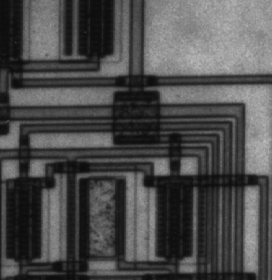
%> input picture Prácticas/Práctica 7/Entrega/circuit.tif, 272 x 280 px
$ octave Ejercicio_14a.m   (GNU Octave 9; MATLAB toolbox functions it lacks are replaced by stand-ins)
%> lines starting %> are read from the running program, lines starting %| are printed output that depends on the picture; in (x1, y1, x2, y2) boxes, pixels count from 0 and x2, y2 are one past the last pixel; in counts of white or black regions, pixels touching at a corner belong together; the program's own positions count from 1
I = imread('circuit.tif');
%> I is the input picture: size 280x272 uint8; min 12, max 191, mean 76.3


% Hacer binaria
nivel = graythresh(I);
%> nivel = 0.333
I = im2bw(I, nivel);
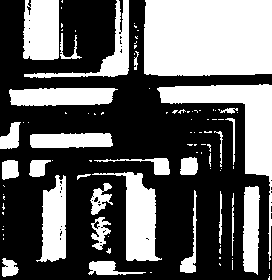
%> I: size 280x272 logical; 39.2% white; 99 white regions (71 under 20 px), largest, box (x1, y1, x2, y2) and area: (144, 0, 272, 76) 9596, (157, 84, 272, 261) 4100, (92, 172, 162, 261) 2462

figure, imshow(I);


% Detectar rectangulos
h = strel('rectangle', [20 15]);
BE = imerode(I, h);
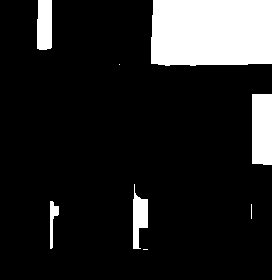
%> BE: size 280x272 logical; 14.1% white; 8 white regions (3 under 20 px), largest, box (x1, y1, x2, y2) and area: (151, 0, 272, 66) 7793, (252, 94, 272, 165) 1409, (37, 0, 52, 50) 723, (133, 184, 148, 249) 596, (50, 201, 59, 249) 209

figure, imshow(BE);


% Dilatar figuras
BD = imdilate(BE, h);
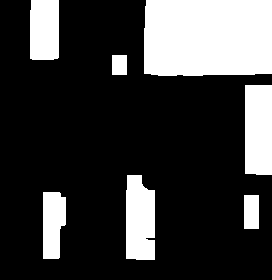
%> BD: size 280x272 logical; 23.8% white; 7 white regions, largest, box (x1, y1, x2, y2) and area: (144, 0, 272, 76) 9581, (245, 85, 272, 175) 2419, (126, 175, 155, 260) 2247

figure, imshow(BD);
